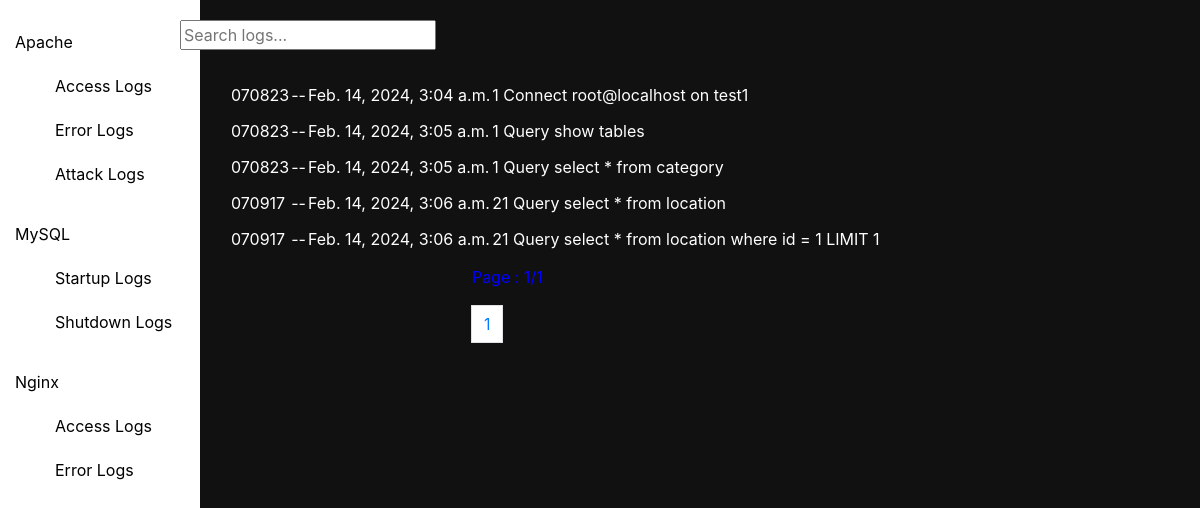
Screenshot of /mysql_logs with the database file from the repository.
### log_app/models.py (models this page shows, shortened)
class MysqlLogs(models.Model):
    message = models.TextField()
    service = models.CharField(max_length=100)
    created_at = models.DateTimeField(auto_now_add=True)

### log_app/views.py (the view)
# urls.py: path('mysql_logs', views.mysql_logs, name='mysql_logs'),
def mysql_logs(request):
    logs = MysqlLogs.objects.all()
    page = Paginator(logs,10)
    page_list = request.GET.get('page')
    page = page.get_page(page_list)
    context = {
        'page': page,
    }
    return render(request, "mysql.html", context)

### templates/mysql.html (shortened to what this page needs)
<!DOCTYPE>
<html lang="en">
    <head>
        <link rel="stylesheet" href="https://cdn.jsdelivr.net/npm/bootstrap@4.0.0/dist/css/bootstrap.min.css">
    </head>
    <body>
        <div class="container">
            <div class="row">
                <div class="col-md-4">
                    <div class="sidebar">
                        <a href="apache" onclick="loadLogs('apache')">Apache</a>
                        <ul>
                            <a href="apache_access_logs" onclick="loadLogs('apache_access_logs')">Access Logs</a>
                            <a href="apache_error_logs" onclick="loadLogs('apache_error_logs')">Error Logs</a>
                            <a href="apache_attack_logs" onclick="loadLogs('apache_attack_logs')">Attack Logs</a>
                        </ul>
                        <a href="mysql_logs" onclick="loadLogs('mysql_logs')">MySQL</a>
                        <ul>
                            <a href="mysql_startup_logs" onclick="loadLogs('mysql_startup_logs')">Startup Logs</a>
                            <a href="mysql_shutdown_logs" onclick="loadLogs('mysql_shutdown_logs')">Shutdown Logs</a>
                        </ul>
                        <a href="nginx_logs" onclick="loadLogs('nginx_logs')">Nginx</a>
                        <ul>
                            <a href="nginx_access_logs" onclick="loadLogs('nginx_access_logs')">Access Logs</a>
                            <a href="nginx_error_logs" onclick="loadLogs('nginx_error_logs')">Error Logs</a>
                        </ul>
                    </div>
                </div>
                <div class="col-md-8">
                    <div class="search">
                        <input type="text" placeholder="Search logs...">
                        <div class="content">
                        <table>
                            <tbody>
                            {% for log in page %}
                                <tr>
                                    <td>{{log.service}}</td>
                                    <td>--</td>
                                    <td>{{log.created_at}}</td>
                                    <td>{{log.message}}</td>
                                </tr>
                            {% endfor %}
                            </tbody>
                        </table>
                            </div>
                        <div class="offset-md-5">
                            <p>Page : {{page.number}}/{{page.paginator.num_pages}}</p>
                        <nav aria-label="Page navigation example">
                          <ul class="pagination">
                              {% for num_page in page.paginator.page_range %}
                              <br>
                              {% if page.number == num_page %}
                            <li class="page-item"><a class="page-link" href="{% url 'mysql_logs' %}?page={{num_page}}">{{ num_page }}</a></li>
                              {% else %}
                              <li class="page-item"><a class="page-link" href="{% url 'mysql_logs' %}?page={{num_page}}">{{ num_page }}</a></li>
                              {% endif %}
                              <br>
                              {%  endfor %}
                          </ul>
                        </nav>
                        </div>
                    </div>
                </div>
            </div>
        </div>
    </body>
</html>

### templates/mysql.html (style rules this page uses)
body { background-color: #111; }
.sidebar { height: 100%; width: 200px; position: fixed; top: 0; left: 0; background-color: white; overflow-x: hidden; padding-top: 20px; }
.sidebar a { padding: 10px 15px; text-decoration: none; font-size: 16px; color: black; display: block; }
.search { top: 0; left: 15%; color: #111; position: fixed; overflow-x: hidden; padding-top: 20px; }
.content { padding-top: 20px; padding-left: 50px; }
.content table td { color: white; padding-top: 15px; }
.offset-md-5 p { color: blue; padding-top: 15px; }

### rows the page displays
MysqlLogs: service "070823", created_at "Feb. 14, 2024, 3:04 a.m.", message "1 Connect root@localhost on test1"
MysqlLogs: service "070823", created_at "Feb. 14, 2024, 3:05 a.m.", message "1 Query show tables"
MysqlLogs: service "070823", created_at "Feb. 14, 2024, 3:05 a.m.", message "1 Query select * from category"
MysqlLogs: service "070917", created_at "Feb. 14, 2024, 3:06 a.m.", message "21 Query select * from location"
MysqlLogs: service "070917", created_at "Feb. 14, 2024, 3:06 a.m.", message "21 Query select * from location where id = 1 LIMIT 1"

### other values shown
{{ num_page }} "1"
